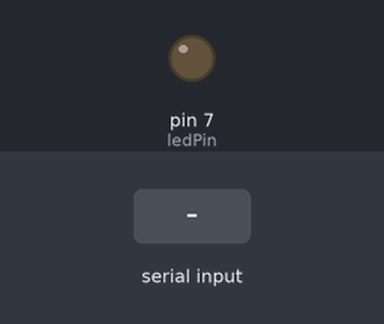
The sketch below on a simulated Arduino Uno, built with avr-gcc and run on an emulated ATmega328P. Parts: output pins drawn as LEDs (lit = HIGH). The test bench sets the inputs (shaded band).

Above: at 1.2 s.
1.3 s: "1" received over the second serial link
At 1.8 s:
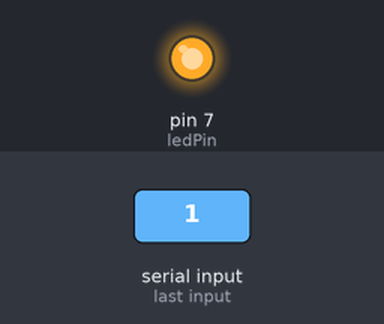
2.8 s: "0" received over the second serial link
At 4.1 s:
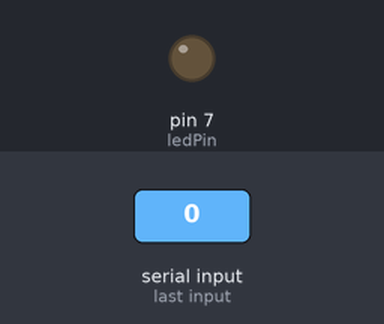
Timing chart, 0 to 5.8 s (numbered marks = the images above; inputs shaded):
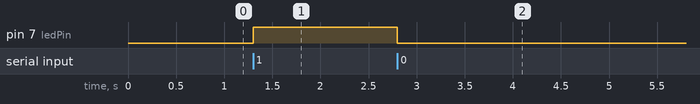

The sketch:

bt_test_WORKING_VERSION.ino
```cpp
#include <SPI.h>
#include <SoftwareSerial.h>

#define ledPin 7 // LED is connected to pin 7

SoftwareSerial BTserial(A1, 10); // RX | TX
// Connect the HC-05 TX to Arduino pin A1 RX.
// Connect the HC-05 RX to Arduino pin 10 TX through a voltage divider.

void setup() {
    pinMode(ledPin, OUTPUT);

    // HC-05 default serial speed for commincation mode is 9600
    BTserial.begin(9600);
}

short c; //create a variable that will store the data received via bluetooth

void loop() {
    // Keep reading from HC-05 and turn LED on/off based on data received
    if (BTserial.available())
    {
        c = BTserial.read();
        if (c == '1'){
          digitalWrite(ledPin, HIGH); //turn LED on
        }
        else if (c == '0'){
          digitalWrite(ledPin, LOW); //turn LED off
        }
    }
}
```

Measured:
- after the input at 1.3 s, pin 7 (ledPin): LOW → HIGH at once
- after the input at 2.8 s, pin 7 (ledPin): HIGH → LOW at once
